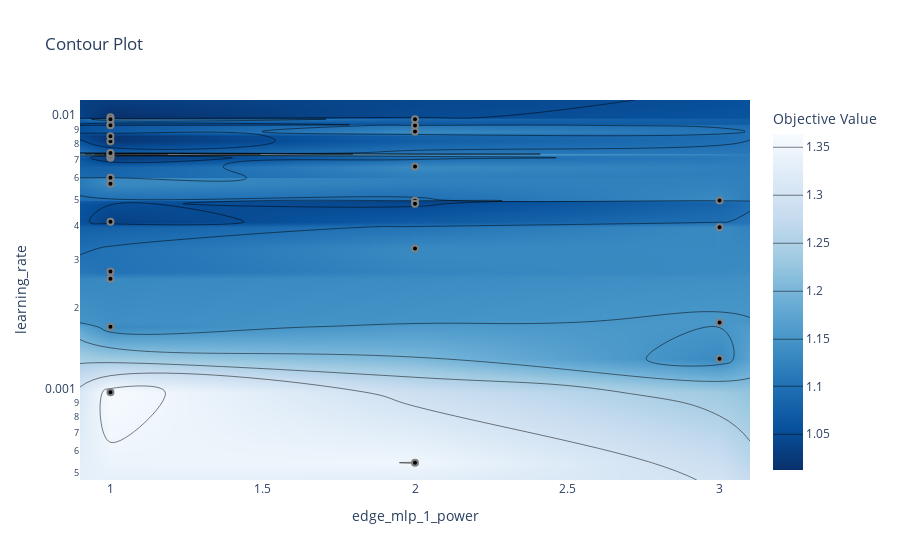

Notebook code for this chart:
### Code cell
# plot the estimated accuracy surface over hyperparameters:
fig = optuna.visualization.plot_contour(study8, params=['learning_rate', 'edge_mlp_1_power'])
fig.show()

### Figure 1 — Plotly figure (JSON) as saved in the notebook; plotly's stock layout.template omitted (floating-point values rounded to 4 significant figures; data arrays with more than 128 entries replaced by an {"elided": "..."} marker saying what was removed)
{"data": [{"colorbar": {"title": {"text": "Objective Value"}}, "colorscale": [[0, "rgb(247,251,255)"], [0.125, "rgb(222,235,247)"], [0.25, "rgb(198,219,239)"], [0.375, "rgb(158,202,225)"], [0.5, "rgb(107,174,214)"], [0.625, "rgb(66,146,198)"], [0.75, "rgb(33,113,181)"], [0.875, "rgb(8,81,156)"], [1, "rgb(8,48,107)"]], "connectgaps": true, "contours": {"coloring": "heatmap"}, "hoverinfo": "none", "line": {"smoothing": 1.3}, "reversescale": true, "type": "contour", "x": [0.9, 1, 2, 3, 3.1], "y": [0.0004714, 0.0005452, 0.0009875, 0.001307, 0.001711, 0.001776, 0.002562, 0.002724, 0.003307, 0.003958, 0.004139, 0.004825, 0.004943, 0.004959, 0.005703, 0.005995, 0.005998, 0.006592, 0.007101, 0.007192, 0.007323, 0.007395, 0.008162, 0.008508, 0.008852, 0.009314, 0.009334, 0.009366, 0.009824, 0.009827, 0.009981, 0.01154], "z": {"elided": "32x5 float values"}}, {"marker": {"color": "black", "line": {"color": "Grey", "width": 2}}, "mode": "markers", "showlegend": false, "type": "scatter", "x": [3, 3, 1, 2, 2, 3, 2, 3, 2, 1, 1, 1, 1, 1, 1, 1, 1, 2, 1, 2, 1, 1, 1, 1, 1, 2, 1, 1, 2, 1], "y": [0.004959, 0.003958, 0.001711, 0.003307, 0.008852, 0.001307, 0.0005452, 0.001776, 0.004943, 0.0009875, 0.009366, 0.008162, 0.008508, 0.009334, 0.005995, 0.002724, 0.005998, 0.009314, 0.002562, 0.006592, 0.004139, 0.007101, 0.009981, 0.009824, 0.007192, 0.009827, 0.005703, 0.007323, 0.004825, 0.007395]}], "layout": {"title": {"text": "Contour Plot"}, "xaxis": {"range": [0.9, 3.1], "title": {"text": "edge_mlp_1_power"}}, "yaxis": {"range": [-3.327, -1.938], "title": {"text": "learning_rate"}, "type": "log"}}}
